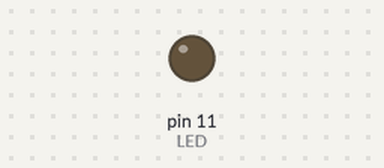
Recording of a sketch running on a simulated Arduino Uno, built with avr-gcc and run on an emulated ATmega328P. Parts: output pins drawn as LEDs (lit = HIGH).

Above: at 0.05 s.
At 1.7 s:
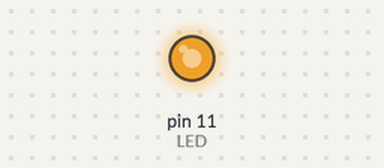
At 2.5 s:
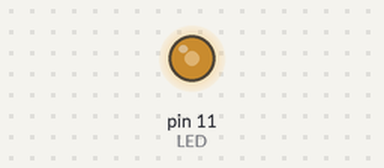
At 3.35 s:
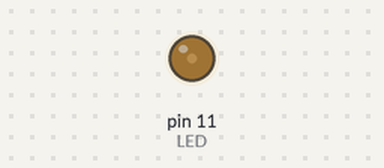
Timing chart, 0 to 8.9 s (numbered marks = the images above):
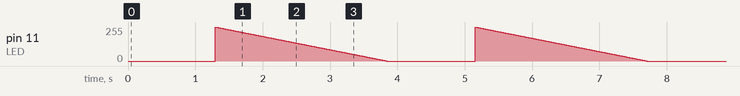

Measured:
- by itself, pin 11 (LED): ramps from 255/255 to 0/255 and jumps back, once every 3.9 s

The sketch:

test.ino
```cpp
#define LED 11

int i = 0;

void setup()
{
	pinMode(LED, OUTPUT);
}

void loop()
{

	while (i++ <= 255) {
		analogWrite(LED, i);
		delay(5);
	}

	while (i--) {
		analogWrite(LED, i);
		delay(10);
	}
}
```
